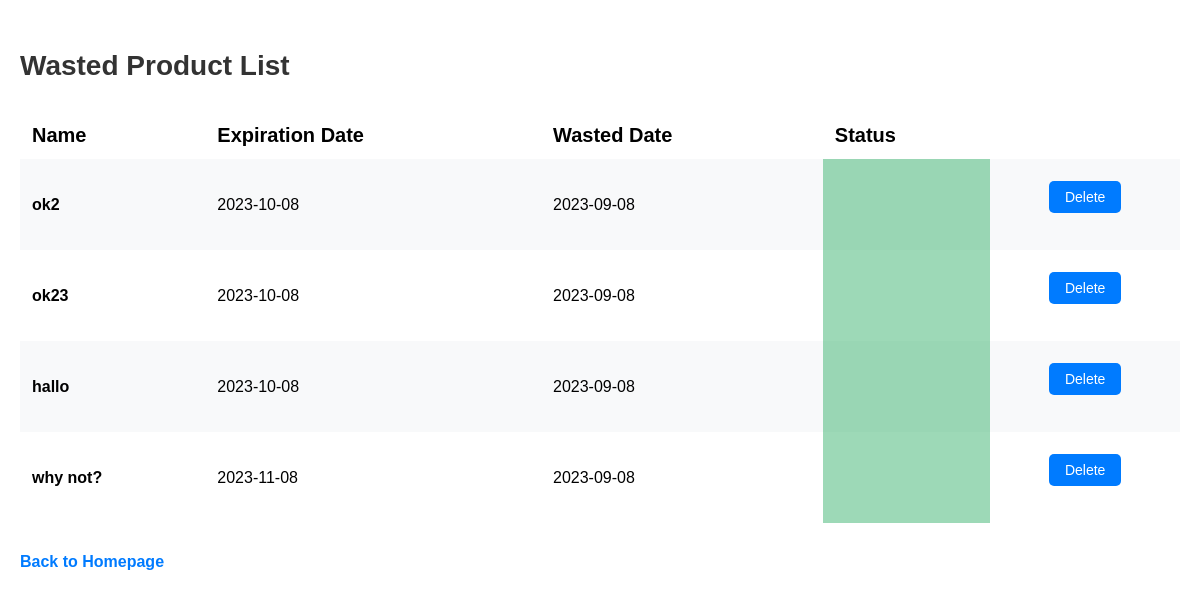
/wasted_product_list, run on an earlier commit of the app's database.
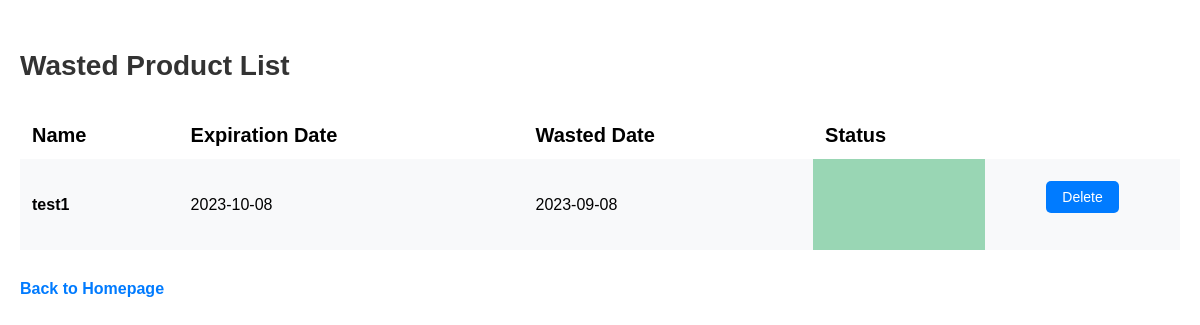
And on a later commit of the database.
### app.py (models this page shows, shortened)
class Product(db.Model):
    id = db.Column(db.Integer, primary_key=True)
    product_name = db.Column(db.String(200), nullable=False)
    date_created = db.Column(db.DateTime, default=datetime.utcnow)
    date_wasted = db.Column(db.DateTime, default=datetime.utcnow)
    expiration_date = db.Column(db.Date)
    expiration_status = db.Column(db.Boolean, default=False)
    wasted_status = db.Column(db.Boolean, default=False)
    barcode_id = db.Column(db.Integer, db.ForeignKey('barcode.id'))
    barcode = db.relationship('Barcode', back_populates='products')

### app.py (the view)
@app.route('/wasted_product_list', methods=['GET', 'POST'])
def wasted_product_list():
    products = Product.query.filter_by(wasted_status=True).order_by(Product.date_created).all()
    return render_template("wasted_product_list.html", products=products)

### templates/wasted_product_list.html (shortened to what this page needs)
{% extends 'base.html' %}
{% block body %}
<div class="content">
    <h1 class="headline">Wasted Product List</h1>
    {% if products|length < 1 %} <h4 class="no-products-msg">There are no products. Create one below!</h4>
        {% else %}
        <table class="desktop">
            <tr>
                <td class="attribute-label">Name</th>
                <td class="attribute-label">Expiration Date</th>
                <td class="attribute-label">Wasted Date</th>
                <td class="attribute-label">Status</th>
            </tr>
            {% for product in products %}
            <tr>
                <td class="product product-name">{{ product.product_name }}</td>
                <td class="product expiration-date">{{ product.expiration_date }}</td>
                {% if product.date_wasted != None %}
                <td class="product wasted-date">{{ product.date_wasted.strftime('%Y-%m-%d') }}</td>
                {% endif %}
                <td class="product expiration-status {{ product.expiration_status }}"
                    data-product-id="{{ product.id }}"></td>
                <td class="button-container">
                    <button class="delete-button" data-product-id="{{ product.id }}">Delete</button>
                </td>
            </tr>
            {% endfor %}
        </table>
        {% endif %}
        <a class="wasted-products-link" href="/">Back to Homepage</a>
</div>
{% endblock %}

What changed in the data, as far as the page shows it:
removed Product: product_name "ok2", expiration_date "2023-10-08", date_wasted "2023-09-08", expiration_status False (drawn)
removed Product: product_name "ok23", expiration_date "2023-10-08", date_wasted "2023-09-08", expiration_status False (drawn)
removed Product: product_name "hallo", expiration_date "2023-10-08", date_wasted "2023-09-08", expiration_status False (drawn)
removed Product: product_name "why not?", expiration_date "2023-11-08", date_wasted "2023-09-08", expiration_status False (drawn)
added Product: product_name "test1", expiration_date "2023-10-08", date_wasted "2023-09-08", expiration_status False (drawn)
